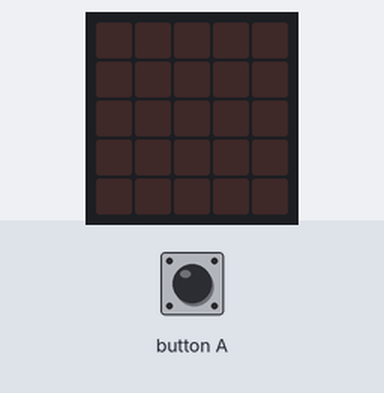
A program run on a simulated BBC micro:bit (MakeCode). Parts: the board's 5×5 LED display. The test bench sets the inputs (shaded band). Random numbers come from a fixed seed; the 48×5 strip is a reading aid, not a part: it shows the text the display is scrolling, unrolled, one strip-width of it at a time.

Above: at 1.2 s.
1.3 s: button A pressed for 0.15 s
At 1.8 s:
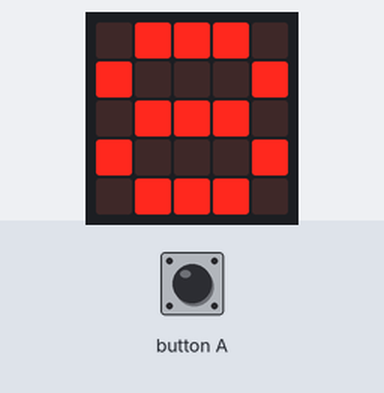
4.4 s: button A pressed for 0.15 s
At 7.0 s:
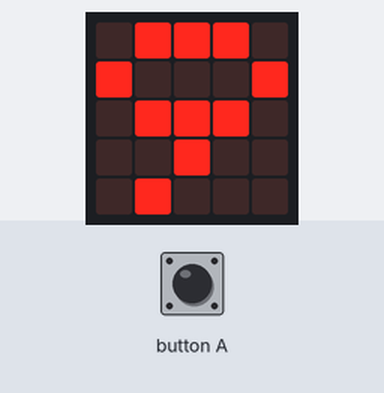
7.5 s: button A pressed for 0.15 s
At 11.2 s:
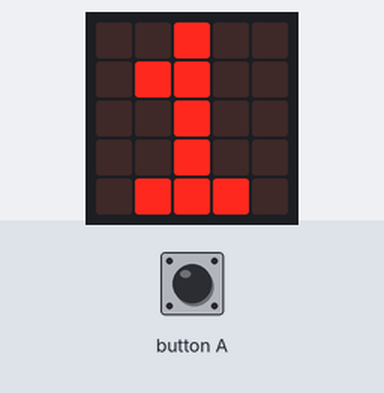
Timing chart, 0 to 12.7 s (numbered marks = the images above; inputs shaded):
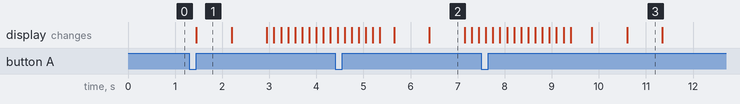

Measured:
- after the input at 1.3 s, the display: changes after 0.15 s (image 1)
- what the display in image 1 shows lasts 0.7 s, from 1.5 s to 2.2 s

The program:

main.ts
```typescript
let variable8 = 0
let variable1 = 0
input.onButtonPressed(Button.A, function () {
    variable8 = 8
    basic.showNumber(variable8)
    variable1 = randint(0, 10)
    basic.showNumber(variable1)
    basic.showNumber(variable1 * variable8)
})
```

test.ts
```typescript
// aquí va el archivo "tests"; esto no se compilará cuando este paquete se utilice como una extensión.
```
